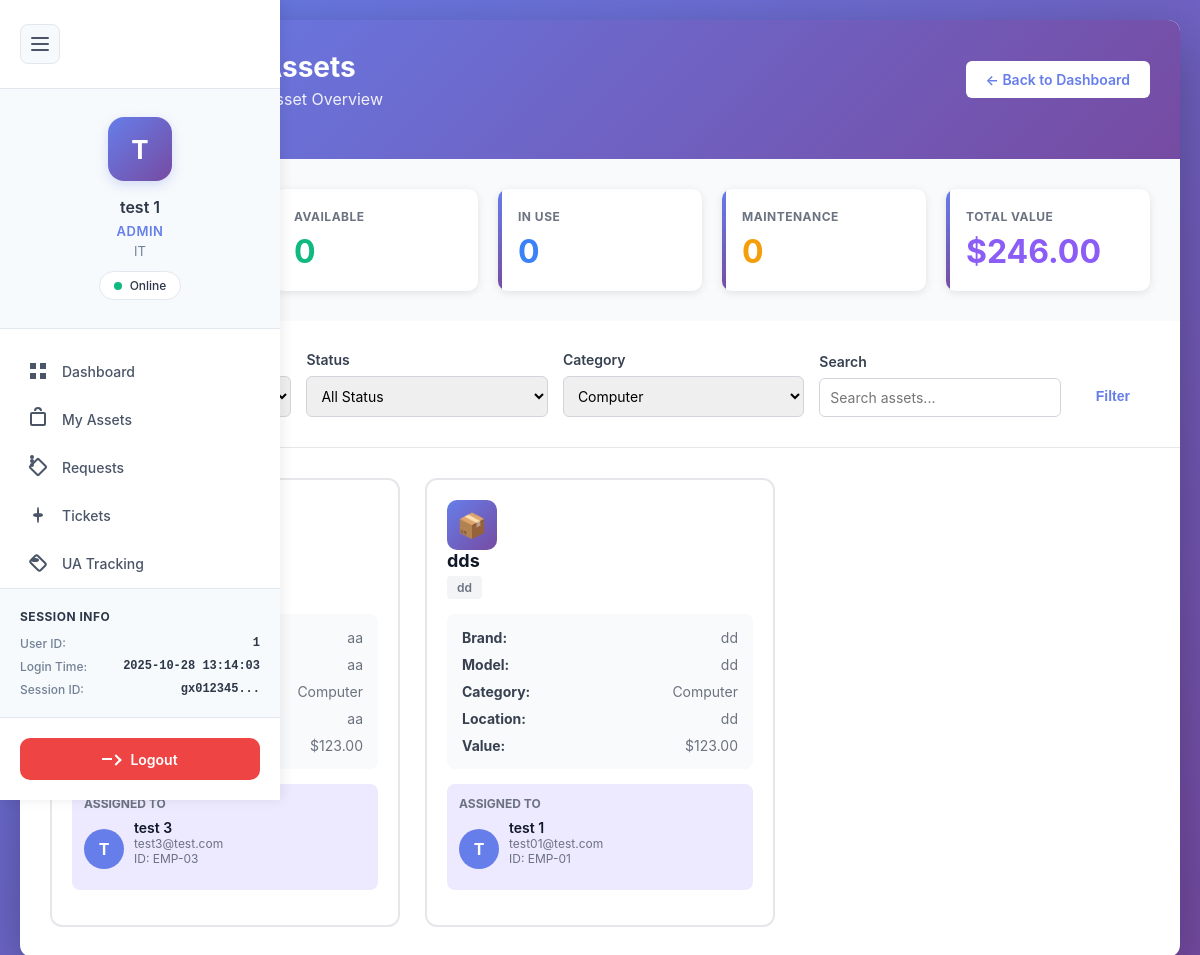
Before: /public/departmentAsset.php?category=Computer (signed in) with the older database file.
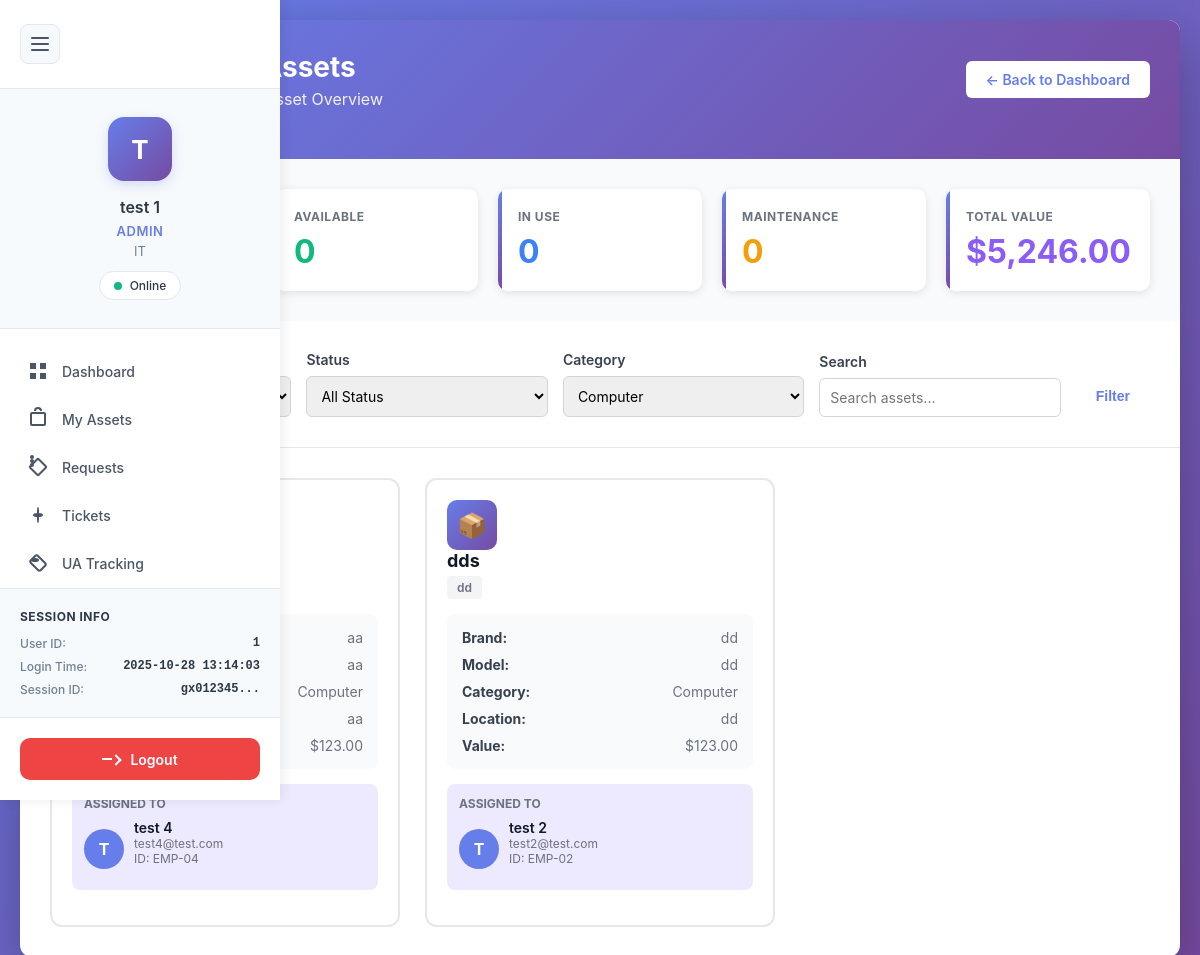
After: the same page with the newer database file.
### tables this page shows
CREATE TABLE `assets` (
  `id` int(11) NOT NULL,
  `asset_name` varchar(255) NOT NULL,
  `asset_code` varchar(100) NOT NULL,
  `category` varchar(100) DEFAULT NULL,
  `brand` varchar(100) DEFAULT NULL,
  `model` varchar(100) DEFAULT NULL,
  `serial_number` varchar(255) DEFAULT NULL,
  `purchase_date` date DEFAULT NULL,
  `purchase_cost` decimal(10,2) DEFAULT NULL,
  `supplier` varchar(255) DEFAULT NULL,
  `warranty_expiry` date DEFAULT NULL,
  `last_maintenance_date` date DEFAULT NULL,
  `location` varchar(255) DEFAULT NULL,
  `department` varchar(100) DEFAULT NULL,
  `status` enum('available','in_use','maintenance','retired') DEFAULT 'available',
  `description` text DEFAULT NULL,
  `assigned_to` int(11) DEFAULT NULL,
  `created_by` int(11) DEFAULT NULL,
  `created_at` timestamp NOT NULL DEFAULT current_timestamp(),
  `updated_at` timestamp NOT NULL DEFAULT current_timestamp() ON UPDATE current_timestamp()
);

CREATE TABLE `users` (
  `user_id` int(11) NOT NULL,
  `first_name` varchar(100) DEFAULT NULL,
  `last_name` varchar(100) DEFAULT NULL,
  `email` varchar(255) NOT NULL,
  `username` varchar(100) NOT NULL,
  `password_hash` varchar(255) DEFAULT NULL,
  `temp_password` varchar(255) DEFAULT NULL,
  `phone` varchar(20) DEFAULT NULL,
  `department` varchar(100) DEFAULT NULL,
  `role` enum('admin','manager','employee') DEFAULT NULL,
  `employee_id` varchar(50) DEFAULT NULL,
  `is_active` tinyint(1) DEFAULT 1,
  `is_verified` tinyint(1) DEFAULT 0,
  `force_password_reset` tinyint(1) DEFAULT 0,
  `created_at` timestamp NOT NULL DEFAULT current_timestamp(),
  `updated_at` timestamp NOT NULL DEFAULT current_timestamp() ON UPDATE current_timestamp(),
  `last_login` timestamp NULL DEFAULT NULL,
  `verified_at` timestamp NULL DEFAULT NULL,
  `verified_by` int(11) DEFAULT NULL,
  `rejected_at` timestamp NULL DEFAULT NULL,
  `rejected_by` int(11) DEFAULT NULL,
  `rejection_reason` text DEFAULT NULL,
  `last_ip` varchar(45) DEFAULT NULL,
  `last_device_sn` varchar(255) DEFAULT NULL,
  `last_login_at` datetime DEFAULT NULL,
  `password_reset_token` varchar(64) DEFAULT NULL,
  `password_reset_expiry` datetime DEFAULT NULL,
  `must_change_password` tinyint(1) DEFAULT 0,
  `password_changed_at` datetime DEFAULT NULL,
  `created_by` int(11) DEFAULT NULL
);

### public/departmentAsset.php (the view, shortened to what the changed rows need)
<?php
include("../auth/config/database.php");
$user_role = $_SESSION['role'];
$user_department = $_SESSION['department'];
$category_filter = $_GET['category'] ?? 'all';
if ($user_role === 'admin') {
    $dept_filter = $_GET['department'] ?? 'all';
    if ($dept_filter === 'all') {
        $where_clause = "WHERE 1=1";
        $params = [];
    } else {
        $where_clause = "WHERE a.department = ?";
        $params = [$dept_filter];
    }
} else {
    $where_clause = "WHERE a.department = ?";
    $params = [$user_department];
    $dept_filter = $user_department;
}
if ($category_filter !== 'all') {
    $where_clause .= " AND a.category = ?";
    $params[] = $category_filter;
}
$assets_query = "
    SELECT
        a.*,
        CONCAT(u.first_name, ' ', u.last_name) as assigned_user_name,
        u.email as assigned_user_email,
        u.employee_id as assigned_user_emp_id
    FROM assets a
    LEFT JOIN users u ON a.assigned_to = u.user_id
    {$where_clause}
    ORDER BY a.created_at DESC
";
$stmt = $pdo->prepare($assets_query);
$stmt->execute($params);
$assets = $stmt->fetchAll(PDO::FETCH_ASSOC);
if ($user_role === 'admin' && $dept_filter === 'all') {
    $stats_query = "
        SELECT
            COUNT(*) as total_assets,
            SUM(CASE WHEN status = 'available' THEN 1 ELSE 0 END) as available_assets,
            SUM(CASE WHEN status = 'in_use' THEN 1 ELSE 0 END) as in_use_assets,
            SUM(CASE WHEN status = 'maintenance' THEN 1 ELSE 0 END) as maintenance_assets,
            SUM(purchase_cost) as total_value
        FROM assets
    ";
    $stats = $pdo->query($stats_query)->fetch(PDO::FETCH_ASSOC);
}
?>
<!DOCTYPE html>
<html lang="en">
<head>
    <link rel="stylesheet" href="../auth/inc/navigation.css">
</head>
<body>
    <div class="container">
        <div class="header">
            <div class="header-top">
                <div>
                    <h1>📦 Department Assets</h1>
                </div>
            </div>
        </div>
        <div class="stats-grid">
            <div class="stat-card">
                <h3>Total Value</h3>
                <div class="number" style="color: #8b5cf6;">$<?php echo number_format($stats['total_value'] ?? 0, 2); ?></div>
            </div>
        </div>
        <div class="assets-grid">
            <?php if (count($assets) > 0): ?>
                <?php foreach ($assets as $asset): ?>
                <div class="asset-card">
                    <div class="asset-icon">📦</div>
                    <div class="asset-header">
                        <div class="asset-title">
                            <h3><?php echo htmlspecialchars($asset['asset_name']); ?></h3>
                            <span class="asset-code"><?php echo htmlspecialchars($asset['asset_code']); ?></span>
                        </div>
                        <span class="badge badge-<?php echo $asset['status']; ?>">
                        </span>
                    </div>
                    <div class="asset-details">
                        <?php if ($asset['brand']): ?>
                        <div class="detail-row">
                            <strong>Brand:</strong>
                            <span><?php echo htmlspecialchars($asset['brand']); ?></span>
                        </div>
                        <?php endif; ?>
                        <?php if ($asset['model']): ?>
                        <div class="detail-row">
                            <strong>Model:</strong>
                            <span><?php echo htmlspecialchars($asset['model']); ?></span>
                        </div>
                        <?php endif; ?>
                        <?php if ($asset['category']): ?>
                        <div class="detail-row">
                            <strong>Category:</strong>
                            <span><?php echo htmlspecialchars($asset['category']); ?></span>
                        </div>
                        <?php endif; ?>
                        <?php if ($asset['location']): ?>
                        <div class="detail-row">
                            <strong>Location:</strong>
                            <span><?php echo htmlspecialchars($asset['location']); ?></span>
                        </div>
                        <?php endif; ?>
                        <?php if ($asset['purchase_cost']): ?>
                        <div class="detail-row">
                            <strong>Value:</strong>
                            <span>$<?php echo number_format($asset['purchase_cost'], 2); ?></span>
                        </div>
                        <?php endif; ?>
                    </div>
                    <?php if ($asset['assigned_to']): ?>
                    <div class="assigned-user">
                        <h4>Assigned To</h4>
                        <div class="user-info">
                            <div class="user-avatar">
                                <?php echo strtoupper(substr($asset['assigned_user_name'], 0, 1)); ?>
                            </div>
                            <div class="user-details">
                                <div class="user-name"><?php echo htmlspecialchars($asset['assigned_user_name']); ?></div>
                                <div class="user-email"><?php echo htmlspecialchars($asset['assigned_user_email']); ?></div>
                                <?php if ($asset['assigned_user_emp_id']): ?>
                                <div class="user-email">ID: <?php echo htmlspecialchars($asset['assigned_user_emp_id']); ?></div>
                                <?php endif; ?>
                            </div>
                        </div>
                    </div>
                    <?php endif; ?>
                </div>
                <?php endforeach; ?>
            <?php endif; ?>
        </div>
    </div>
</body>
</html>

Changed rows visible on the page:
changed assets "aa": assigned_user_name "test 3" → "test 4"; assigned_to.email "test3@test.com" → "test4@test.com"; assigned_to.employee_id "EMP-03" → "EMP-04"
changed assets "dds": assigned_user_name "test 1" → "test 2"; assigned_to.email "test01@test.com" → "test2@test.com"; assigned_to.employee_id "EMP-01" → "EMP-02"
Other visible differences:
$stats['total_value']: "246.00" → "5,246.00"
